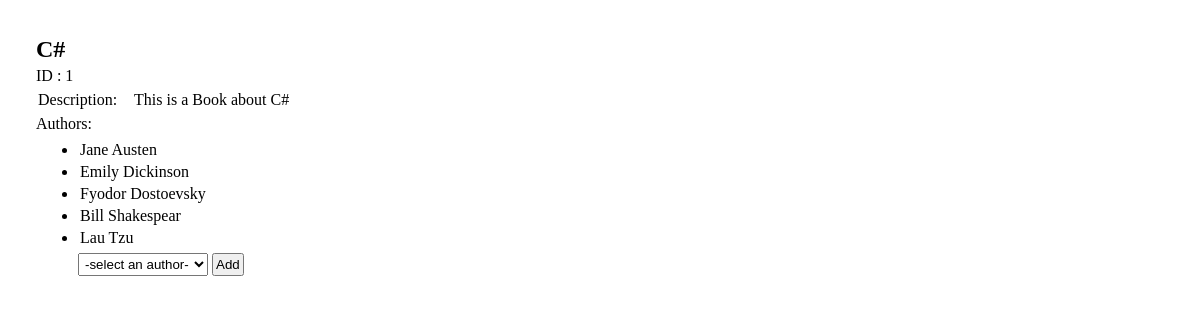
Page /books/1 on the earlier database version.
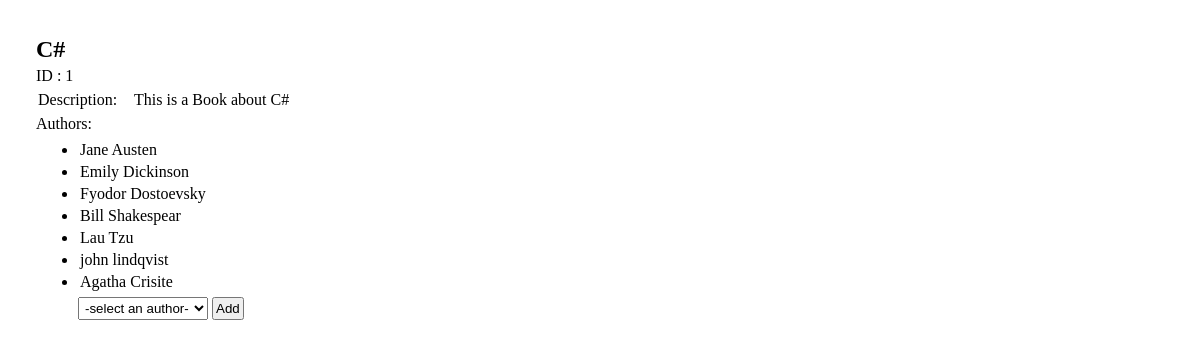
Same page on the later database version.
### books_authors_app/models.py (models this page shows, shortened)
class Authors(models.Model):
    first_name = models.CharField(max_length=45)
    last_name = models.CharField(max_length=45)
    notes = models.TextField()
    created_at = models.DateTimeField(auto_now_add=True)
    updated_at = models.DateTimeField(auto_now=True)
    books = models.ManyToManyField(Book, related_name="authors")

### books_authors_app/views.py (the view)
# urls.py: path('books/<int:id>', views.bookinfo),
def bookinfo(request, id):
    try:
        book = models.getbyid_book(int(id))
        authors = models.get_allauthors(book)
        allauthors = models.getauthors_not_associated(int(id))
    except Exception as e:
        print("Error Reading from database",e)
        return HttpResponse("Internal Error")
    context = {
        'id': book.id,
        'title': book.title,
        'desc': book.desc,
        'authors': authors,
        'allauthors': allauthors
    }
    return render(request, "bookinfo.html", context)

### books_authors_app/models.py (called while the page is built)
def getbyid_book(id):
    return Book.objects.get(id=id)

def get_allauthors(book):
    return book.authors.all()

def getauthors_not_associated(id):
    book = Book.objects.get(id=id)
    return Authors.objects.exclude(id__in=book.authors.all())

### books_authors_app/templates/bookinfo.html (shortened to what this page needs)
<!DOCTYPE html>
<html lang="en">
<head>
    {% load static %}
    <link rel="stylesheet" href="{% static 'css/info.css' %}">
</head>
<body>
<div class=container>
    <h2>{{title}}</h2>
    <p>ID : {{id}}</p>
    <div class="tag_text">
        <p class="tag">Description:</p>
        <p class="description">{{desc}}</p>
    </div>
    <p>Authors:</p>
    <div style="margin-left: 40px">
        <ul>
            {% if authors|length > 0 %}
            {% for author in authors %}
            <li>{{author.first_name}} {{author.last_name}}</li>
            {% endfor %}
            {% else %}
            <li>None</li>
            {% endif %}
        </ul>
        <form action="/books/addauthor" method="post">
            <select name="select" required>
                <option selected value="">-select an author-</option>
            </select>
            <input type="submit" value="Add">
        </form>
    </div>
</div>
</body>
</html>

Differences in the rows shown:
now on this page (row unchanged): Authors: first_name "john", last_name "lindqvist"
added Authors: first_name "Agatha", last_name "Crisite"
